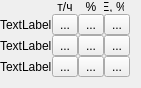
   <widget class="QWidget" name="gridLayoutWidget_7">
    <property name="geometry">
     <rect>
      <x>730</x>
      <y>190</y>
      <width>141</width>
      <height>81</height>
     </rect>
    </property>
    <layout class="QGridLayout" name="table1_7" rowstretch="0,0,0,0" columnstretch="0,0,0,0">
     <property name="sizeConstraint">
      <enum>QLayout::SetMinAndMaxSize</enum>
     </property>
     <property name="leftMargin">
      <number>0</number>
     </property>
     <property name="topMargin">
      <number>0</number>
     </property>
     <property name="spacing">
      <number>0</number>
     </property>
     <item row="3" column="3">
      <widget class="QToolButton" name="toolButton_100">
       <property name="sizePolicy">
        <sizepolicy hsizetype="Expanding" vsizetype="Expanding">
         <horstretch>10</horstretch>
         <verstretch>10</verstretch>
        </sizepolicy>
       </property>
       <property name="text">
        <string>...</string>
       </property>
      </widget>
     </item>
     <item row="1" column="1">
      <widget class="QToolButton" name="toolButton_101">
       <property name="sizePolicy">
        <sizepolicy hsizetype="Expanding" vsizetype="Expanding">
         <horstretch>10</horstretch>
         <verstretch>10</verstretch>
        </sizepolicy>
       </property>
       <property name="text">
        <string>...</string>
       </property>
      </widget>
     </item>
     <item row="1" column="0">
      <widget class="QLabel" name="label_83">
       <property name="maximumSize">
        <size>
         <width>100</width>
         <height>100</height>
        </size>
       </property>
       <property name="text">
        <string>TextLabel</string>
       </property>
      </widget>
     </item>
     <item row="2" column="1">
      <widget class="QToolButton" name="toolButton_102">
       <property name="sizePolicy">
        <sizepolicy hsizetype="Expanding" vsizetype="Expanding">
         <horstretch>10</horstretch>
         <verstretch>10</verstretch>
        </sizepolicy>
       </property>
       <property name="text">
        <string>...</string>
       </property>
      </widget>
     </item>
     <item row="3" column="0">
      <widget class="QLabel" name="label_11">
       <property name="maximumSize">
        <size>
         <width>100</width>
         <height>100</height>
        </size>
       </property>
       <property name="text">
        <string>TextLabel</string>
       </property>
      </widget>
     </item>
     <item row="2" column="0">
      <widget class="QLabel" name="label_12">
       <property name="maximumSize">
        <size>
         <width>100</width>
         <height>100</height>
        </size>
       </property>
       <property name="text">
        <string>TextLabel</string>
       </property>
      </widget>
     </item>
     <item row="1" column="3">
      <widget class="QToolButton" name="toolButton_103">
       <property name="sizePolicy">
        <sizepolicy hsizetype="Expanding" vsizetype="Expanding">
         <horstretch>0</horstretch>
         <verstretch>0</verstretch>
        </sizepolicy>
       </property>
       <property name="text">
        <string>...</string>
       </property>
      </widget>
     </item>
     <item row="2" column="2">
      <widget class="QToolButton" name="toolButton_104">
       <property name="sizePolicy">
        <sizepolicy hsizetype="Expanding" vsizetype="Expanding">
         <horstretch>10</horstretch>
         <verstretch>10</verstretch>
        </sizepolicy>
       </property>
       <property name="text">
        <string>...</string>
       </property>
      </widget>
     </item>
     <item row="3" column="2">
      <widget class="QToolButton" name="toolButton_105">
       <property name="sizePolicy">
        <sizepolicy hsizetype="Expanding" vsizetype="Expanding">
         <horstretch>0</horstretch>
         <verstretch>0</verstretch>
        </sizepolicy>
       </property>
       <property name="text">
        <string>...</string>
       </property>
      </widget>
     </item>
     <item row="2" column="3">
      <widget class="QToolButton" name="toolButton_106">
       <property name="sizePolicy">
        <sizepolicy hsizetype="Expanding" vsizetype="Expanding">
         <horstretch>10</horstretch>
         <verstretch>10</verstretch>
        </sizepolicy>
       </property>
       <property name="text">
        <string>...</string>
       </property>
      </widget>
     </item>
     <item row="3" column="1">
      <widget class="QToolButton" name="toolButton_107">
       <property name="sizePolicy">
        <sizepolicy hsizetype="Expanding" vsizetype="Expanding">
         <horstretch>0</horstretch>
         <verstretch>0</verstretch>
        </sizepolicy>
       </property>
       <property name="text">
        <string>...</string>
       </property>
      </widget>
     </item>
     <item row="0" column="3">
      <widget class="QLabel" name="label_84">
       <property name="maximumSize">
        <size>
         <width>20</width>
         <height>10</height>
        </size>
       </property>
       <property name="text">
        <string>E, %</string>
       </property>
       <property name="textFormat">
        <enum>Qt::AutoText</enum>
       </property>
       <property name="alignment">
        <set>Qt::AlignCenter</set>
       </property>
      </widget>
     </item>
     <item row="0" column="2">
      <widget class="QLabel" name="label_85">
       <property name="text">
        <string>%</string>
       </property>
       <property name="textFormat">
        <enum>Qt::AutoText</enum>
       </property>
       <property name="alignment">
        <set>Qt::AlignCenter</set>
       </property>
      </widget>
     </item>
     <item row="0" column="1">
      <widget class="QLabel" name="label_86">
       <property name="text">
        <string>т/ч</string>
       </property>
       <property name="textFormat">
        <enum>Qt::AutoText</enum>
       </property>
       <property name="alignment">
        <set>Qt::AlignCenter</set>
       </property>
      </widget>
     </item>
     <item row="1" column="2">
      <widget class="QToolButton" name="toolButton_108">
       <property name="sizePolicy">
        <sizepolicy hsizetype="Expanding" vsizetype="Expanding">
         <horstretch>10</horstretch>
         <verstretch>10</verstretch>
        </sizepolicy>
       </property>
       <property name="text">
        <string>...</string>
       </property>
      </widget>
     </item>
    </layout>
   </widget>
